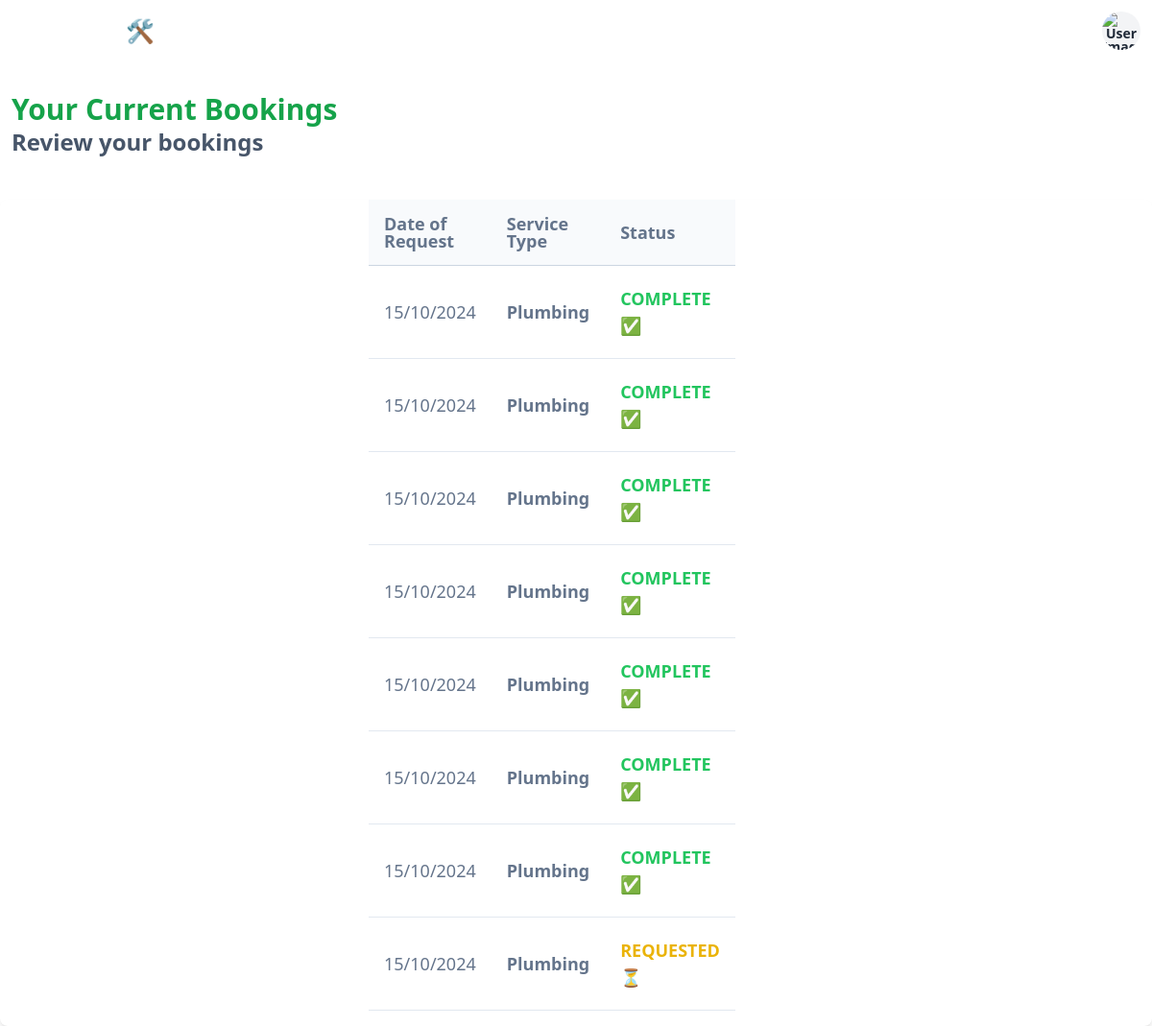
/bookings (signed in), run on an earlier commit of the app's database.
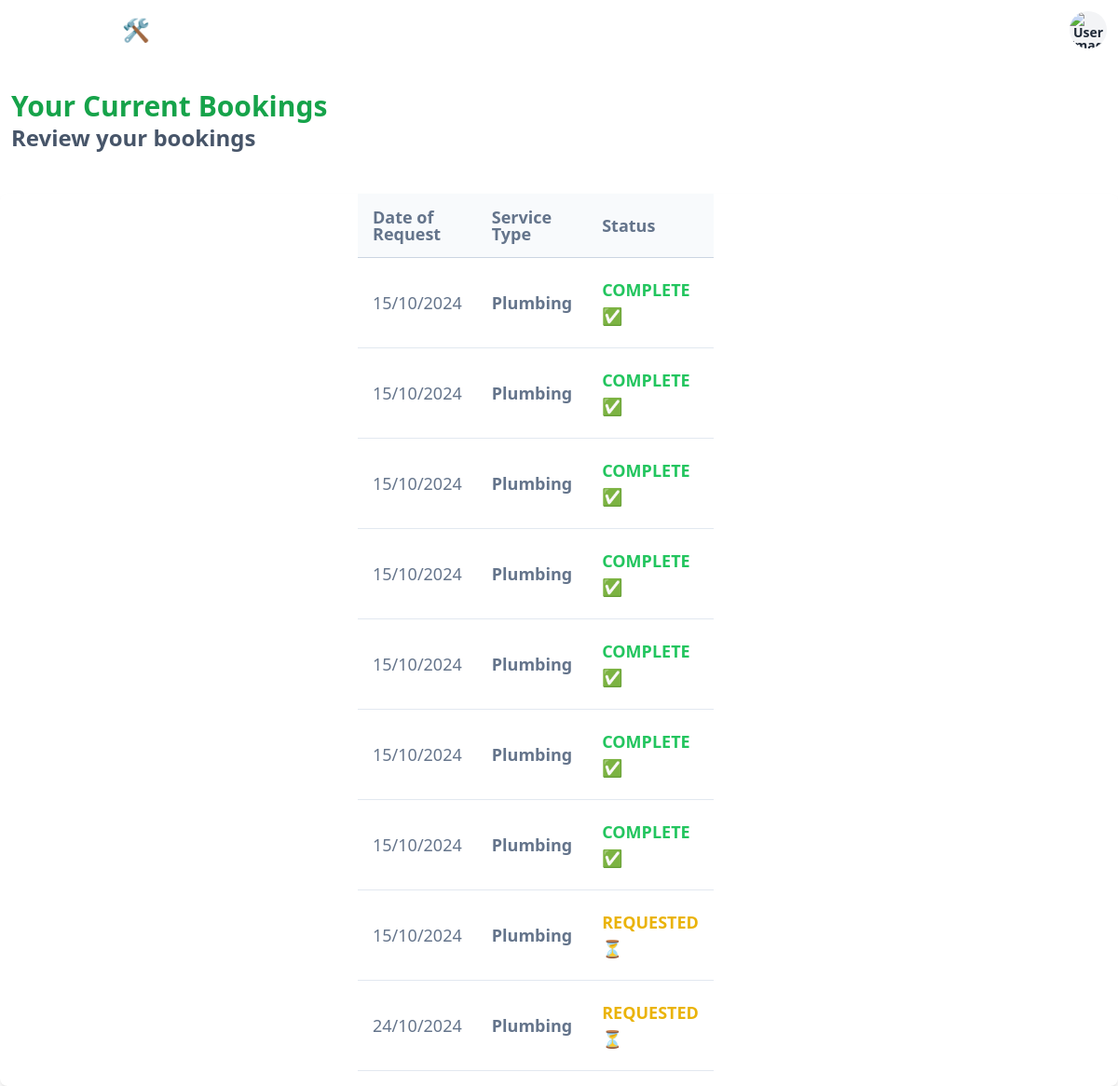
And on a later commit of the database.
### app.py (models this page shows, shortened)
class ServiceRequest(db.Model):
    __tablename__ = 'service_requests'
    id = db.Column(db.Integer, primary_key=True)
    service_id = db.Column(db.Integer, db.ForeignKey('services.id'), nullable=False)
    customer_id = db.Column(db.Integer, db.ForeignKey('customers.id'), nullable=False)
    professional_id = db.Column(db.Integer, db.ForeignKey('service_professionals.id'), nullable=True)
    date_of_request = db.Column(db.DateTime, default=db.func.current_timestamp())
    date_of_completion = db.Column(db.DateTime, nullable=True)
    service_status = db.Column(db.String(50), nullable=False, default='requested')  # can be requested, assigned, closed
    remarks = db.Column(db.String(255), nullable=True)

class Service(db.Model):
    __tablename__ = 'services'
    id = db.Column(db.Integer, primary_key=True)
    name = db.Column(db.String(100), nullable=False)
    price = db.Column(db.Float, nullable=False)
    time_required = db.Column(db.Integer, nullable=False)  # in minutes
    description = db.Column(db.String(255), nullable=True)
    service_requests = db.relationship('ServiceRequest', backref='service', lazy=True)
    image_url = db.Column(db.String(255), nullable=True)

### app.py (the view)
@app.route('/bookings')
@customer_required
def bookings():
    current_customer_id = session['user']
    service_requests = ServiceRequest.query.filter_by(
        customer_id=current_customer_id
    ).join(Service).all()
    return render_template('bookings.html', service_requests=service_requests,image_url=session.get('image_url'))

### app.py (called while the page is built)
def customer_required(f):
    @wraps(f)
    def decorated_function(*args, **kwargs):
        if 'role' not in session or session['role'] != 'customer':
            return redirect(url_for('login', message='Must be logged in as an customer'))
        return f(*args, **kwargs)
    return decorated_function

### templates/bookings.html (shortened to what this page needs)
{% extends 'base.html' %}
{% block content %}
<div class="w-full flex justify-between items-center mb-3 pt-8 pl-3 pb-8 self-center">
    <div class="self-center">
        <h3 class="text-3xl font-semibold text-green-600">Your Current Bookings</h3>
        <h3 class="text-2xl font-semibold text-slate-600">Review your bookings</h3>
    </div>
</div>
<div class="relative pl-[32vw] pb-4 flex flex-col h-full overflow-scroll text-gray-700 bg-white shadow-md rounded-lg bg-clip-border">
    <table class="w-full sm:w-[25vw] text-left table-auto">
        <thead>
            <tr class="border-b border-slate-300 bg-slate-50">
                <th class="p-4 text-lg font-bold leading-none text-slate-500">Date of Request</th>
                <th class="p-4 text-lg font-bold leading-none text-slate-500">Service Type</th>
                <th class="p-4 text-lg font-bold leading-none text-slate-500">Status</th>
            </tr>
        </thead>
        <tbody>
            {% for request in service_requests %}
            <tr class="hover:bg-slate-50">
                <td class="p-4 border-b border-slate-200 py-5">
                    <p class="text-lg text-slate-500">{{ request.date_of_request.strftime('%d/%m/%Y') }}</p>
                </td>
                <td class="p-4 border-b border-slate-200 py-5">
                    <p class="text-lg text-slate-500 font-semibold">{{ request.service.name }}</p>
                </td>
                <td class="p-4 border-b border-slate-200 py-5">
                    {% if request.service_status == 'assigned' %}
                        <form action="{{ url_for('complete_service_request', request_id=request.id) }}" method="POST">
                            <button type="submit" class="px-3 py-1 text-sm font-semibold text-white bg-blue-500 rounded hover:bg-blue-700">
                                Complete
                            </button>
                        </form>
                    {% elif request.service_status == 'closed' %}
                    <p class="text-lg text-green-500 font-semibold">COMPLETE ✅</p>
                    {% else %}
                    <p class="text-lg text-yellow-500 font-semibold">REQUESTED⏳</p>
                    {% endif %}
                </td>
            </tr>
            {% endfor %}
        </tbody>
    </table>
</div>
{% endblock %}

What changed in the data, as far as the page shows it:
added ServiceRequest: date_of_request "24/10/2024", service.name "Plumbing", service_status "REQUESTED⏳"
